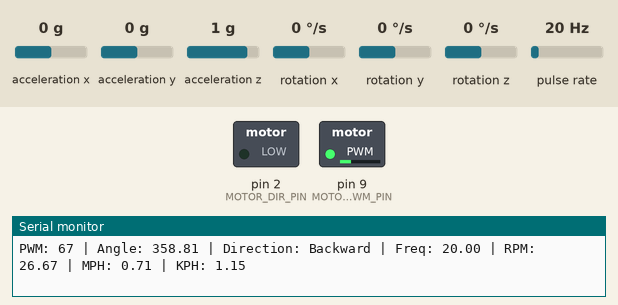
Recording of a sketch running on a simulated Arduino Uno, built with avr-gcc and run on an emulated ATmega328P. Parts: switched loads named in the sketch (green lamp = pin HIGH), the last lines printed to the serial monitor. Wiring (inferred from the names in the program): pulse sensor: data pin 12; MPU-6050 motion sensor at I2C address 0x68. The inputs (shaded band) are chosen by the test bench; at power-on: acceleration y 0 g, acceleration z 1 g, acceleration x 0 g, rotation x 0 °/s, rotation y 0 °/s, rotation z 0 °/s, pulse rate 20 Hz.

Above: at 1.29 s.
1.3 s: acceleration y set to 0.8 g
At 1.9 s:
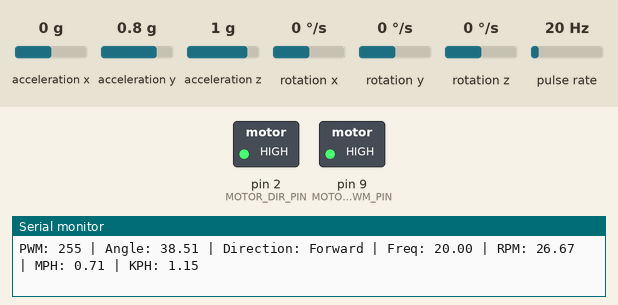
2.8 s: acceleration z set to 0.2 g
4.3 s: acceleration z set to -0.1 g
At 5.4 s:
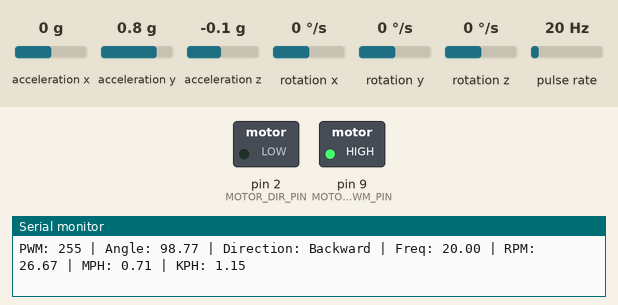
Timing chart, 0 to 7.3 s (numbered marks = the images above; inputs shaded):
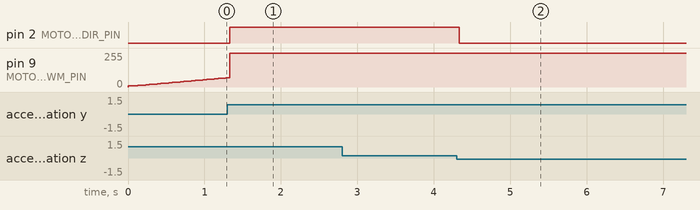

The sketch:

OneWheel.ino
```cpp
#include <Wire.h>

// MPU6050 I2C address and accelerometer variables
const int MPU_ADDR = 0x68;
int16_t AcX, AcY, AcZ;

// Angle calibration values
const int MIN_VAL = 265;
const int MAX_VAL = 402;

// Tilt angles
double x, y, z;

// Motor and control pins
const int MOTOR_PWM_PIN = 9;
const int SPEED_PIN = 12;
const int MOTOR_DIR_PIN = 2;
const int BRAKE_SWITCH_PIN = 7;

// Motor direction and PID control variables
bool motorDirection = false; // Forward: false, Backward: true
float kp = 1.0, ki = 0.5, kd = 0.1;
float setpoint = 0.0;
float integral = 0.0, previousError = 0.0;

// Wheel constants
const double BAUD_RATE = 115200;
const double WHEEL_CIRCUMFERENCE_IN = 28.27; // inches
const double WHEEL_CIRCUMFERENCE_CM = 71.82; // centimeters
// const double WHEEL_DIAMETER_IN = 9;       // inches
// const double WHEEL_DIAMETER_CM = 22.86;   // centimeters

void setup() {
  Wire.begin();
  Wire.beginTransmission(MPU_ADDR);
  Wire.write(0x6B);
  Wire.write(0);
  Wire.endTransmission(true);

  Serial.begin(BAUD_RATE);

  pinMode(SPEED_PIN, INPUT);
  pinMode(MOTOR_PWM_PIN, OUTPUT);
  pinMode(MOTOR_DIR_PIN, OUTPUT);
  pinMode(BRAKE_SWITCH_PIN, INPUT_PULLUP); // Internal pull-up resistor
}

// Get tilt angle from MPU6050
float getTiltAngle() {
  Wire.beginTransmission(MPU_ADDR);
  Wire.write(0x3B);
  Wire.endTransmission(false);
  Wire.requestFrom(MPU_ADDR, 14, true);

  AcX = Wire.read() << 8 | Wire.read();
  AcY = Wire.read() << 8 | Wire.read();
  AcZ = Wire.read() << 8 | Wire.read();

  int xAng = map(AcX, MIN_VAL, MAX_VAL, -90, 90);
  int yAng = map(AcY, MIN_VAL, MAX_VAL, -90, 90);
  int zAng = map(AcZ, MIN_VAL, MAX_VAL, -90, 90);

  x = RAD_TO_DEG * (atan2(-yAng, -zAng) + PI);
  y = RAD_TO_DEG * (atan2(-xAng, -zAng) + PI);
  z = RAD_TO_DEG * (atan2(-yAng, -xAng) + PI);

  return x;
}

// PID control to calculate motor speed
float pidControl(float currentAngle) {
  float error = setpoint - currentAngle;
  integral += error;
  float derivative = error - previousError;
  previousError = error;

  return kp * error + ki * integral + kd * derivative;
}

void loop() {
  float currentAngle = getTiltAngle();
  int motorPwmSpeed;

  // Determine motor speed and direction using PID
  if (currentAngle <= 90.0) {
    int translateAngle = map(currentAngle, 0, 45, 0, 255);
    float pidOutput = pidControl(translateAngle);
    motorPwmSpeed = constrain(abs(pidOutput), 0, 255);
    digitalWrite(MOTOR_DIR_PIN, HIGH); // Forward
    motorDirection = false;
  } else {
    int adjustedAngle = 360 - currentAngle;
    int translateAngle = map(adjustedAngle, 0, 45, 0, 255);
    float pidOutput = pidControl(translateAngle);
    motorPwmSpeed = constrain(abs(pidOutput), 0, 255);
    digitalWrite(MOTOR_DIR_PIN, LOW); // Backward
    motorDirection = true;
  }

  analogWrite(MOTOR_PWM_PIN, motorPwmSpeed);

  // Calculate speed metrics
  unsigned long onTime = pulseIn(SPEED_PIN, HIGH);
  double freq = 0, rpm = 0, mph = 0, kph = 0;

  if (onTime > 0) {
    unsigned long period = onTime * 2;
    freq = 1000000.0 / period;
    rpm = freq / 45 * 60;
    mph = (WHEEL_CIRCUMFERENCE_IN * rpm * 60) / 63360; // (WHEEL_DIAMETER_IN * PI * rpm * 60) / 63360
    kph = (WHEEL_CIRCUMFERENCE_CM * rpm * 60) / 100000; // (WHEEL_DIAMETER_CM * PI * rpm * 60) / 1000
  }

  // Serial output
  Serial.print("PWM: "); Serial.print(motorPwmSpeed);
  Serial.print(" | Angle: "); Serial.print(currentAngle);
  Serial.print(" | Direction: "); Serial.print(motorDirection ? "Backward" : "Forward");
  Serial.print(" | Freq: "); Serial.print(freq);
  Serial.print(" | RPM: "); Serial.print(rpm);
  Serial.print(" | MPH: "); Serial.print(mph);
  Serial.print(" | KPH: "); Serial.println(kph);

  // delay(10); // Small delay for stability
}
```

Measured:
- the behaviour switches between 0.1 and 0 g on acceleration z (found by bisection; images 1 and 2)
- after the input at 1.3 s, pin 2 (MOTOR_DIR_PIN): LOW → HIGH at once
- after the input at 4.3 s, pin 2 (MOTOR_DIR_PIN): HIGH → LOW at once
